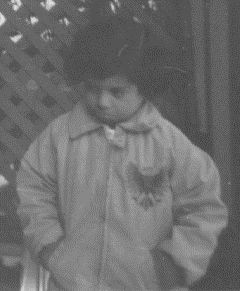
%> input picture Midterm/Project1/pout.png, 240 x 291 px
$ octave Project1_b.m   (GNU Octave 9; MATLAB toolbox functions it lacks are replaced by stand-ins)
%> lines starting %> are read from the running program, lines starting %| are printed output that depends on the picture
### Midterm/Project1/transfer.m
function output = transfer(input)
    output = zeros(1, 256);

    for i=0:255
        strength = find(input == i); % 分別找出(0, 255)各項值的位置(結果為矩陣)
        output(i+1) = size(strength, 1); % 矩陣的大小即為個數
    end
end

### Midterm/Project1/myHisteq.m
function output = myHisteq(input, origin)
    % 先找出原矩陣的大小
    height = size(origin, 1);
    width = size(origin, 2);

    % 設定 output 的大小
    output = zeros(1, 256);

    sum = 0; % 初始化累加值

    for i=1: 256
        sum = sum + input(i); % 累加原直方圖的值

        % 若 round(sum*255/(height*width))+1 一樣，則應該累加上去
        output(round(sum*255/(height*width))+1) = output(round(sum*255/(height*width))+1) + input(i);
    end
end

### Midterm/Project1/mapping.m
function output = mapping(input, origin)
    % 先找出原矩陣的大小
    height = size(origin, 1);
    width = size(origin, 2);

    % 設定 output 的大小
    table = zeros(1, 256);

    sum = 0; % 初始化累加值

    for i=1: 256
        sum = sum + input(i);
        table(i) = round(sum*255/(height*width));
    end

    T = uint8(table);
    output = T(origin+1);
end

### Midterm/Project1/Project1_b.m
clear all;

image = imread('pout.png');
%> image is the input picture: size 291x240x3 uint8; min 68, max 221, mean 109.8
image = double(image);
%> image: size 291x240x3 double

R = image(: , : , 1); %取出img中的R
G = image(: , : , 2); %取出img中的G
B = image(: , : , 3); %取出img中的B

Gray = 0.299*R + 0.587*G + 0.114*B; %彩色轉灰階公式
Gray = uint8(Gray);
%> Gray: size 291x240 uint8

figure(1), imshow(Gray);
figure(2), histogram(Gray);
%> after `histogram(Gray)`:
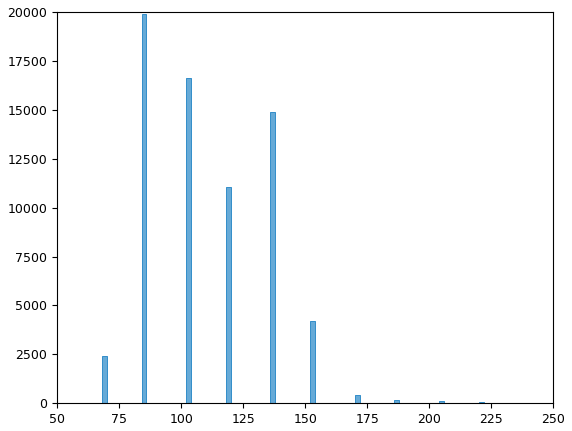
%> figure redrawn from the program's plot data; tallest bar 19911 high, from x = 84 to 86

% 將影像直方圖轉為矩陣
hist = transfer(Gray);
%> after the loop in transfer, `for i=0:255`: output = 256 values, max 19911 at index 86, min 0 at index 1, mean 272.8
%> hist has the same summary as output in transfer

% 用 CDF mapping 原直方圖 ---> 新直方圖(矩陣)
new_hist = myHisteq(hist, Gray);
%> after the loop in myHisteq, `for i=1: 256`: output = 256 values, max 19911 at index 82, min 0 at index 1, mean 272.8; sum = 69840
%> new_hist has the same summary as output in myHisteq

% 將原始圖 mapping 到新圖
output = mapping(hist, Gray);
%> after the loop in mapping, `for i=1: 256`: table = 256 values from 0 to 255
%> in mapping, `output = T(origin+1);`:
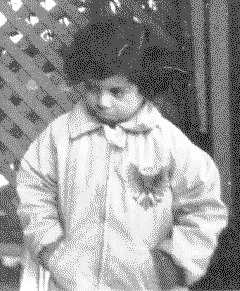
%> output: size 291x240 uint8; min 9, max 255, mean 154.6

% show 出結果
figure(3), imshow(output);
figure(4), histogram(output);
%> after `histogram(output)`:
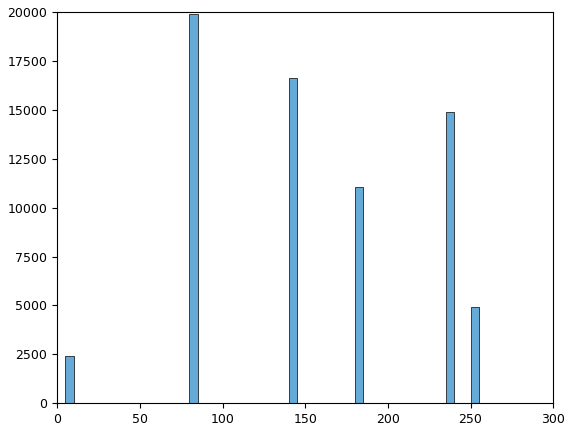
%> figure redrawn from the program's plot data; tallest bar 19911 high, from x = 80 to 85
